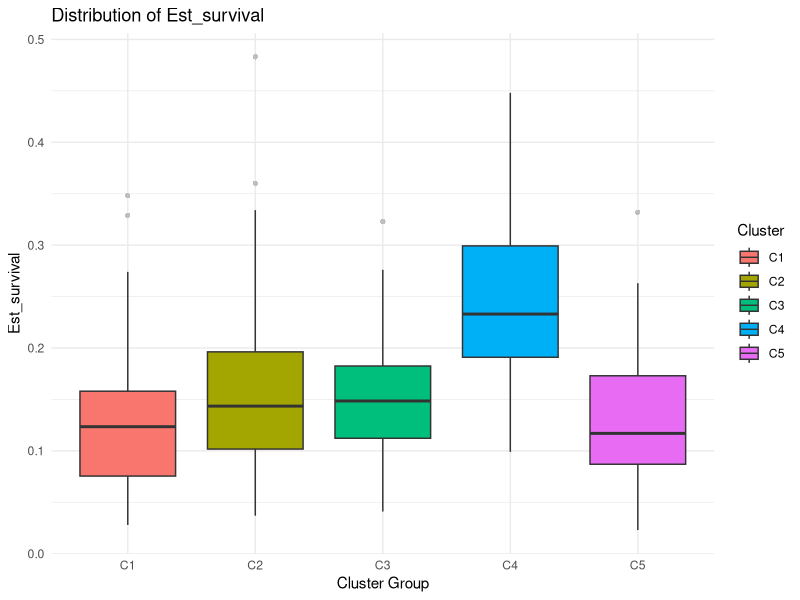
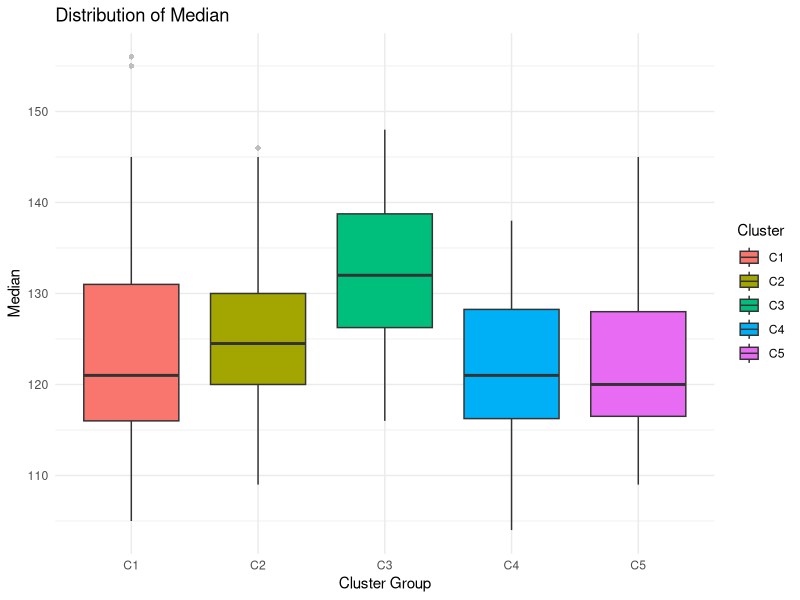
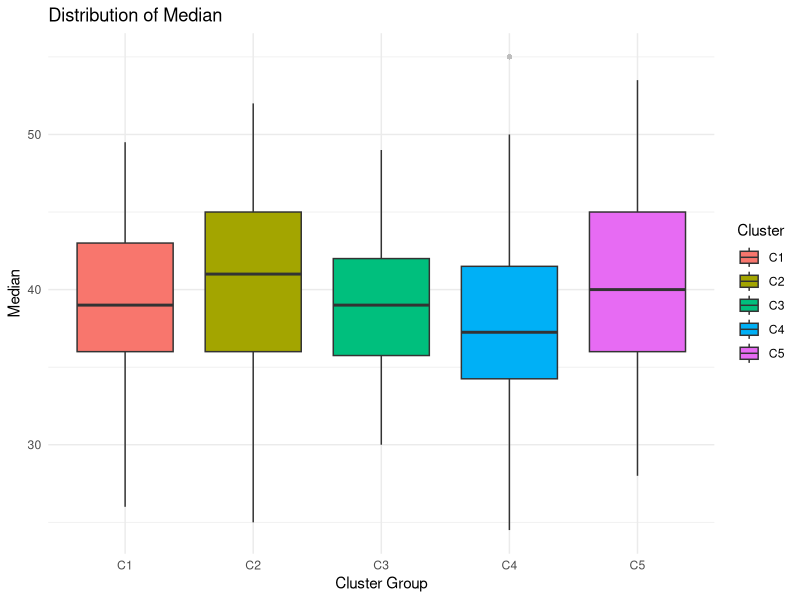

Reproduce these figures in R, in order.

library(ggplot2)
library(rlang)

surv <- read.csv("data/est_survival.csv")
arriv <- read.csv("data/granite_arrival_dates.csv")
growth <- read.csv("data/growth_rates.csv")

# Basic stats
# group populations as in Crozier and Zabel 2006's cluster analysis, then compare survival among clusters

site_map <- c(
  "LA" = "C1", "SE" = "C1", "SF" = "C1", "VA" = "C1",
  "CA" = "C2", "HE" = "C2", "EL" = "C2", "MA" = "C2", "BV" = "C2", "CH" = "C2", 
  "BU" = "C3", "SU" = "C3",
  "BL" = "C4", "LO" = "C4",
  "CL" = "C5", "WC" = "C5" # adding Chamberlain (not in paper)
)


fncClusterEval <- function(dat, var) {
  var_expr <- enquo(var)
  var_name <- rlang::as_label(var_expr)
  
  dat$Cluster <- as.factor(site_map[dat$Site_ID])
  
  p <- ggplot(dat, aes(x = Cluster, y = {{ var }}, fill = Cluster)) +
    geom_boxplot(outlier.colour = "gray", outlier.shape = 16) +
    labs(
      title = paste("Distribution of", var_name),
      x = "Cluster Group",
      y = var_name
    ) +
    theme_minimal()
  
  print(p)
  
  cat("\n--- ANOVA Summary for:", var_name, "---\n")
  
  fit <- aov(dat[[var_name]] ~ Cluster, data = dat)
  print(summary(fit))
}

# Survival
fncClusterEval(dat = surv, var = Est_survival)

# Arrival timing
fncClusterEval(dat = arriv, var = Median)

# Growth
fncClusterEval(dat = growth, var = Median)
